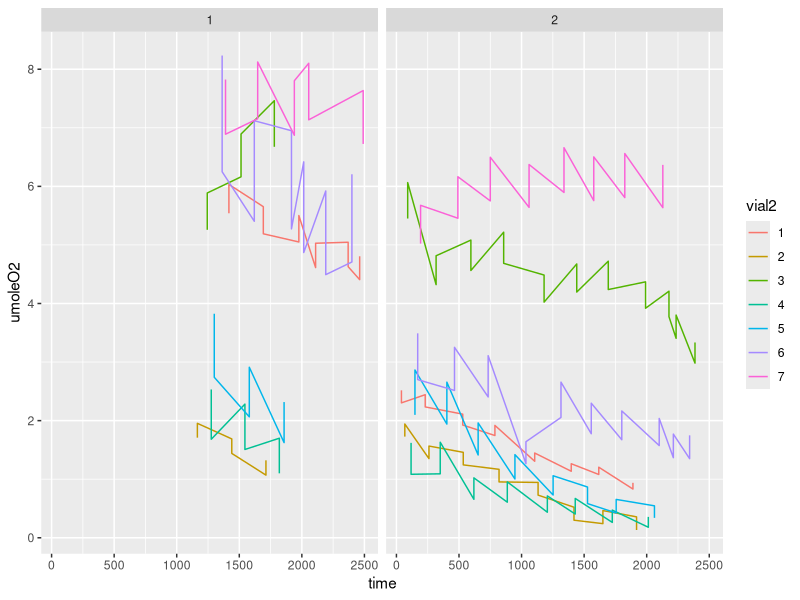

Generate this figure with R:
## ---- chunk 1
knitr::opts_chunk$set(echo = TRUE)
## ---- chunk 2
library(tidyverse)
library(ggplot2)
## ---- chunk 3
data<-read.csv("Trial2_11_20_MCMP.csv")
## ---- chunk 4
cal<-read.csv("Cal_MCMP_Revised.csv")
## ---- chunk 5
O2sat<-read.csv("MCMP_O2_Sat.csv")
## ---- chunk 6
optode<-function(cal0,T0,cal100,T100,phase,temp) {
f1=0.801
deltaPsiK=-0.08
deltaKsvK=0.000383
m=22.9
tan0T100=tan(((cal0+deltaPsiK*(T100-T0)))*pi/180)
tan0Tm=tan((cal0+(deltaPsiK*(temp-T0)))*pi/180)
tan100T100=tan(cal100*pi/180)
tanmTm=tan(phase*pi/180)
A=tan100T100/tan0T100*1/m*100^2
B=tan100T100/tan0T100*100+tan100T100/tan0T100*1/m*100-f1*1/m*100-100+f1*100
C=tan100T100/tan0T100-1
KsvT100=(-B+(sqrt(B^2-4*A*C)))/(2*A)
KsvTm=KsvT100+(deltaKsvK*(temp-T100))
a=tanmTm/tan0Tm*1/m*KsvTm^2
b=tanmTm/tan0Tm*KsvTm+tanmTm/tan0Tm*1/m*KsvTm-f1*1/m*KsvTm-KsvTm+f1*KsvTm
c=tanmTm/tan0Tm-1
saturation=(-((tan(phase*pi/180))/(tan((cal0+(deltaPsiK*(temp-T0)))*pi/180))*
(KsvT100+(deltaKsvK*(temp-T100)))+(tan(phase*pi/180))/(tan((cal0+(deltaPsiK*
(temp-T0)))*pi/180))*1/m*(KsvT100+(deltaKsvK*(temp-T100)))-f1*1/m*(KsvT100+
(deltaKsvK*(temp-T100)))-(KsvT100+(deltaKsvK*(temp-T100)))+f1*(KsvT100+
(deltaKsvK*(temp-T100))))+(sqrt((((tan(phase*pi/180))/(tan((cal0+(deltaPsiK*
(temp-T0)))*pi/180))*(KsvT100+(deltaKsvK*(temp-T100)))+(tan(phase*pi/180))/
(tan((cal0+(deltaPsiK*(temp-T0)))*pi/180))*1/m*(KsvT100+(deltaKsvK*(temp-T100)))
-f1*1/m*(KsvT100+(deltaKsvK*(temp-T100)))-
(KsvT100+(deltaKsvK*(temp-T100)))+f1*
(KsvT100+(deltaKsvK*(temp-T100)))))^2-4*
((tan(phase*pi/180))/(tan((cal0+(deltaPsiK*
(temp-T0)))*pi/180))*1/m*(KsvT100+
(deltaKsvK*(temp-T100)))^2)*((tan(phase*pi/180))/
(tan((cal0+(deltaPsiK*
(temp-T0)))*pi/180))-1))))/(2*((tan(phase*pi/180))/
(tan((cal0+(deltaPsiK*(temp-T0)))*pi/180))*
1/m*(KsvT100+(deltaKsvK*(temp-T100)))^2))
}
## ---- chunk 7
dataCombin<-merge(data,cal,by="vial")
## ---- chunk 8
dataCombin<-merge(dataCombin,O2sat)
## ---- chunk 9
f<-function(d) optode(d$cal0,d$T0,d$cal100,d$T100,d$phase,d$temp)
## ---- chunk 10
dataCombin$oxygen<-f(dataCombin)
## ---- chunk 11
dataCombin$umoleO2<-(dataCombin$oxygen/100)*dataCombin$O2sat
## ---- chunk 12
head(dataCombin)
## ---- chunk 13
dataCombin$vial2<-as.character(dataCombin$vial)
dataCombin$treatment2<-as.character(dataCombin$treatment)
## ---- chunk 14
dataCombin%>%
  ggplot(aes(x=time,y=umoleO2,color=vial2))+
  geom_line()+
  facet_wrap(~treatment2)
## ---- chunk 15
library(plyr)
mlist<-dlply(dataCombin,.(vial, day, round,treatment), function(d) lm(umoleO2~time, data=d))
output<-ldply(mlist, function(m) coef(m))
output$slope<-abs(output$time)
## ---- chunk 16
view(output)
## ---- chunk 17
meanControl<-mean(output[output$vial=="7","slope"])
## ---- chunk 18
meanControl
## ---- chunk 19
output$adj.slope<-output$slope-meanControl
## ---- chunk 20
head(output)
